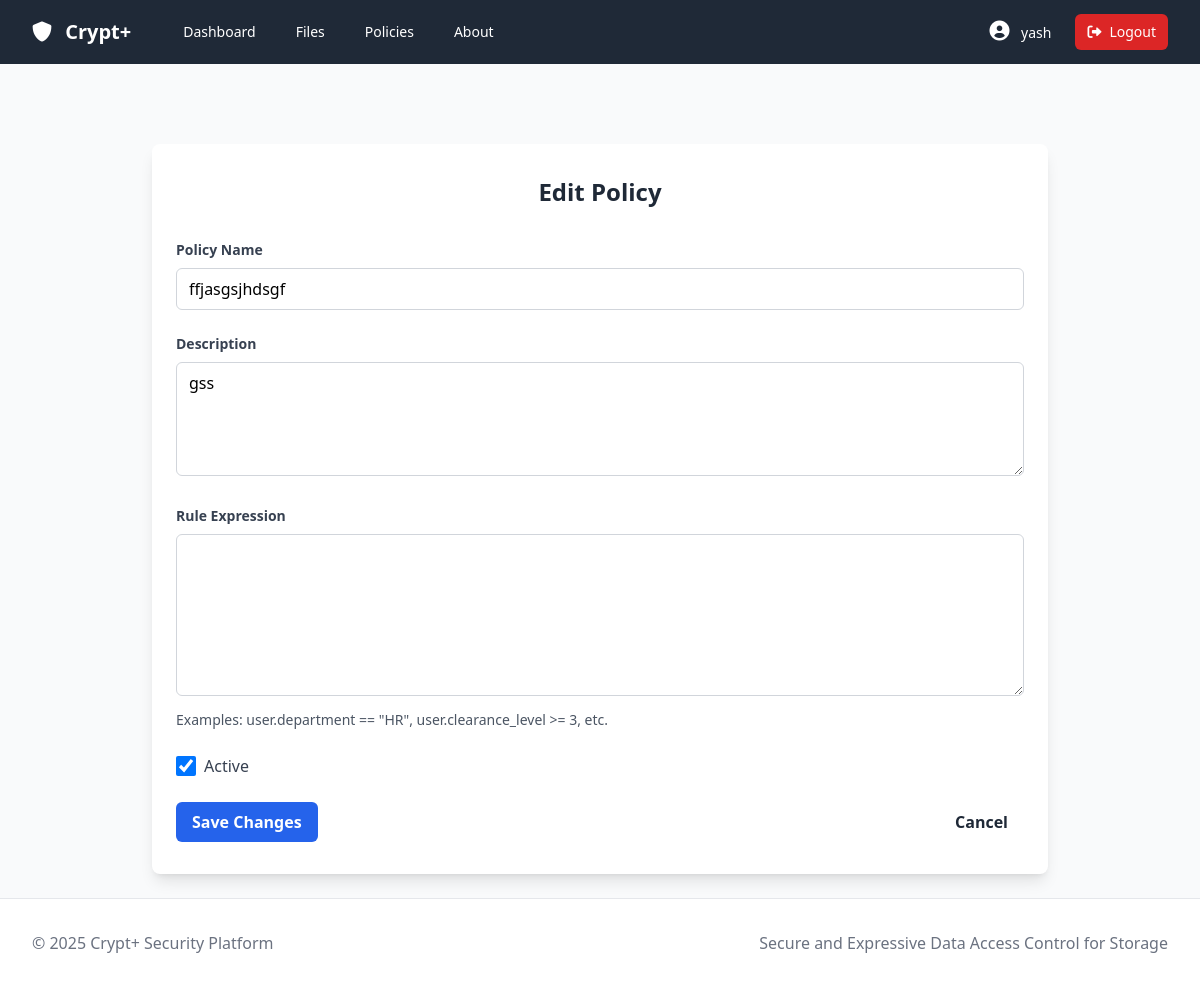
The page /policy/policies/1/edit (signed in) on the database its author committed.
### models/user.py (models this page shows, shortened)
class User(Base, UserMixin):
    __tablename__ = 'users'
    id = Column(Integer, primary_key=True)
    username = Column(String(64), unique=True, nullable=False)
    email = Column(String(120), unique=True, nullable=False)
    password_hash = Column(String(128), nullable=False)
    is_active = Column(Boolean, default=True)
    is_admin = Column(Boolean, default=False)
    created_at = Column(DateTime, default=datetime.utcnow)
    last_login = Column(DateTime, nullable=True)
    public_key = Column(Text, nullable=True)  # For storing user's public key
    private_key = Column(Text, nullable=True)  # For storing the encrypted private key
    attributes = relationship("Attribute", secondary=user_attributes, back_populates="users")
    owned_data = relationship("Data", back_populates="owner")

### models/policy.py (models this page shows, shortened)
class Policy(Base):
    __tablename__ = 'policies'
    id = Column(Integer, primary_key=True)
    name = Column(String(128), unique=True, nullable=False)
    description = Column(String(256))
    created_at = Column(DateTime, default=datetime.utcnow)
    updated_at = Column(DateTime, default=datetime.utcnow, onupdate=datetime.utcnow)
    creator_id = Column(Integer, ForeignKey('users.id'), nullable=False)
    policy_expression = Column(JSON, nullable=False)
    is_active = Column(Boolean, default=True)
    priority = Column(Integer, default=1)  # Higher number means higher priority
    creator = relationship("User")
    data = relationship("Data", secondary='data_policies', back_populates="policies")

### controllers/policy.py (the view, shortened to what this page needs)
    @policy_bp.route('/policies/<int:policy_id>/edit', methods=['GET', 'POST'])
    @login_required
    def edit_policy(policy_id):
        from models.policy import Policy, PolicyAudit
        from models.user import Attribute
        policy = db_session.query(Policy).get(policy_id)
        if not policy:
            flash('Policy not found', 'error')
            return redirect(url_for('policy.list_policies'))
        if not current_user.is_admin and policy.creator_id != current_user.id:
            flash('Only administrators and policy creators can edit policies', 'error')
            return redirect(url_for('policy.policy_details', policy_id=policy_id))
        form = PolicyForm()
        if request.method == 'GET':
            form.name.data = policy.name
            form.description.data = policy.description
            form.is_active.data = policy.is_active
            form.priority.data = policy.priority
            if 'operation' in policy.policy_expression:
                form.condition_type.data = policy.policy_expression['operation']
        attributes = db_session.query(Attribute).all()
        selected_attributes = []
        condition_type = 'OR'
        if 'operation' in policy.policy_expression:
            condition_type = policy.policy_expression['operation']
            for condition in policy.policy_expression.get('conditions', []):
                if 'attribute' in condition:
                    selected_attributes.append(condition['attribute'])
        elif 'attribute' in policy.policy_expression:
            selected_attributes.append(policy.policy_expression['attribute'])
        return render_template('edit_policy.html',
                            form=form,
                            policy=policy,
                            attributes=attributes,
                            selected_attributes=selected_attributes,
                            condition_type=condition_type)

### forms.py
class PolicyForm(FlaskForm):
    name = StringField('Policy Name', validators=[DataRequired(), Length(max=100)])
    description = TextAreaField('Description', validators=[Length(max=500)])
    priority = SelectField('Priority',
                          choices=[(1, '1 - Low'), (2, '2 - Medium'), (3, '3 - High'),
                                  (4, '4 - Critical'), (5, '5 - Highest')],
                          validators=[DataRequired()],
                          default=3,
                          coerce=int)
    is_active = BooleanField('Active', default=True)
    condition_type = RadioField('Condition Type',
                              choices=[('OR', 'OR (Any selected attribute allows access)'),
                                      ('AND', 'AND (All selected attributes are required)')],
                              default='OR')
    submit = SubmitField('Create Policy')

### templates/edit_policy.html (shortened to what this page needs)
{% extends 'base.html' %}
{% block content %}
<div class="max-w-4xl mx-auto mt-10">
    <div class="bg-white rounded-lg shadow-lg overflow-hidden">
        <div class="px-6 py-8">
            <h2 class="text-2xl font-bold text-center text-gray-800 mb-8">Edit Policy</h2>
            <form method="post" action="{{ url_for('policy.edit_policy', policy_id=policy.id) }}">
                <div class="mb-6">
                    <label for="name" class="block text-gray-700 text-sm font-bold mb-2">Policy Name</label>
                    <input
                        type="text"
                        class="w-full px-3 py-2 border border-gray-300 rounded-md focus:outline-none focus:ring-2 focus:ring-blue-500"
                        id="name"
                        name="name"
                        value="{{ policy.name }}"
                        required
                    >
                </div>
                <div class="mb-6">
                    <label for="description" class="block text-gray-700 text-sm font-bold mb-2">Description</label>
                    <textarea
                        class="w-full px-3 py-2 border border-gray-300 rounded-md focus:outline-none focus:ring-2 focus:ring-blue-500"
                        id="description"
                        name="description"
                        rows="4"
                    >{{ policy.description }}</textarea>
                </div>
                <div class="mb-6">
                    <label for="rule_expression" class="block text-gray-700 text-sm font-bold mb-2">Rule Expression</label>
                    <textarea
                        class="w-full px-3 py-2 border border-gray-300 rounded-md focus:outline-none focus:ring-2 focus:ring-blue-500 font-mono"
                        id="rule_expression"
                        name="rule_expression"
                        rows="6"
                        required
                    >{{ policy.rule_expression }}</textarea>
                    <p class="mt-2 text-sm text-gray-600">Examples: user.department == "HR", user.clearance_level >= 3, etc.</p>
                </div>
                <div class="mb-6">
                    <label class="flex items-center">
                        <input
                            type="checkbox"
                            class="form-checkbox h-5 w-5 text-blue-600"
                            id="is_active"
                            name="is_active"
                            {% if policy.is_active %}checked{% endif %}
                        >
                        <span class="ml-2 text-gray-700">Active</span>
                    </label>
                </div>
                <div class="flex justify-between">
                    <button
                        type="submit"
                        class="bg-blue-600 hover:bg-blue-700 text-white font-bold py-2 px-4 rounded-md"
                    >
                        Save Changes
                    </button>
                    <a
                        href="{{ url_for('policy.list_policies') }}"
                        class="bg-gray-300 hover:bg-gray-400 text-gray-800 font-bold py-2 px-4 rounded-md"
                    >
                        Cancel
                    </a>
                </div>
            </form>
        </div>
    </div>
</div>
{% endblock %}

### templates/base.html (shortened to what this page needs)
<!DOCTYPE html>
<html lang="en">
<head>
    <link rel="stylesheet" href="{{ url_for('static', filename='css/style.css') }}">
    <link href="https://cdnjs.cloudflare.com/ajax/libs/font-awesome/6.0.0-beta3/css/all.min.css" rel="stylesheet">
</head>
<body class="flex flex-col min-h-screen bg-gray-50">
    <nav class="bg-gray-800 text-white">
        <div class="max-w-7xl mx-auto px-4 sm:px-6 lg:px-8">
            <div class="flex items-center justify-between h-16">
                <div class="flex items-center">
                    <a class="flex-shrink-0 font-bold text-xl" href="{{ url_for('index') }}">
                        <i class="fas fa-shield-alt mr-2"></i> Crypt+
                    </a>
                    <div class="hidden md:block">
                        <div class="ml-10 flex items-baseline space-x-4">
                            {% if current_user.is_authenticated %}
                            <a href="{{ url_for('dashboard') }}" class="px-3 py-2 rounded-md text-sm font-medium hover:bg-gray-700">Dashboard</a>
                            <a href="{{ url_for('data.list_files') }}" class="px-3 py-2 rounded-md text-sm font-medium hover:bg-gray-700">Files</a>
                            <a href="{{ url_for('policy.list_policies') }}" class="px-3 py-2 rounded-md text-sm font-medium hover:bg-gray-700">Policies</a>
                            {% endif %}
                            <a href="{{ url_for('about') }}" class="px-3 py-2 rounded-md text-sm font-medium hover:bg-gray-700">About</a>
                        </div>
                    </div>
                </div>
                <div class="hidden md:block">
                    <div class="ml-4 flex items-center md:ml-6">
                        {% if current_user.is_authenticated %}
                        <a href="{{ url_for('auth.profile') }}" class="px-3 py-2 rounded-md text-sm font-medium hover:bg-gray-700">
                            <i class="fas fa-user-circle text-xl mr-2"></i>
                            {{ current_user.username }}
                        </a>
                        <a href="{{ url_for('auth.logout') }}" class="ml-3 px-3 py-2 rounded-md text-sm font-medium bg-red-600 hover:bg-red-700 flex items-center">
                            <i class="fas fa-sign-out-alt mr-2"></i> Logout
                        </a>
                        {% else %}
                        <a href="{{ url_for('auth.login') }}" class="px-3 py-2 rounded-md text-sm font-medium hover:bg-gray-700">Login</a>
                        <a href="{{ url_for('auth.register') }}" class="ml-2 px-3 py-2 rounded-md text-sm font-medium bg-blue-600 hover:bg-blue-700">Register</a>
                        {% endif %}
                    </div>
                </div>
            </div>
        </div>
    </nav>
    <main class="flex-grow max-w-7xl w-full mx-auto px-4 sm:px-6 lg:px-8 py-6">
        {% block content %}{% endblock %}
    </main>
    <footer class="bg-white border-t border-gray-200 py-8 mt-auto">
        <div class="max-w-7xl mx-auto px-4 sm:px-6 lg:px-8">
            <div class="md:flex md:items-center md:justify-between">
                <div class="mt-8 md:mt-0">
                    <p class="text-gray-500">
                        &copy; 2025 Crypt+ Security Platform
                    </p>
                </div>
                <div class="mt-4 md:mt-0">
                    <p class="text-gray-500">
                        Secure and Expressive Data Access Control for Storage
                    </p>
                </div>
            </div>
        </div>
    </footer>
</body>
</html>

### rows shown on the page
User: username "yash"
Policy: name "ffjasgsjhdsgf", description "gss", is_active "☑"
